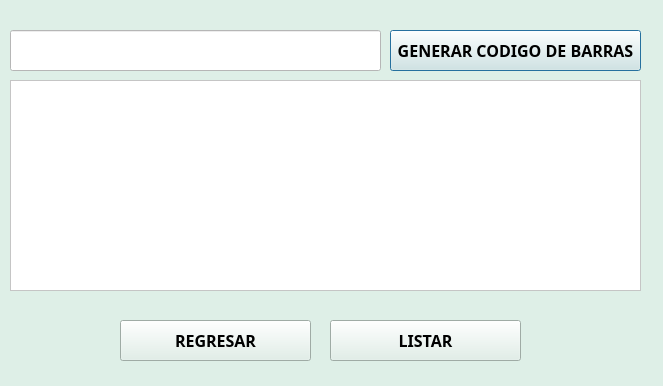
<?xml version="1.0" encoding="UTF-8"?>
<ui version="4.0">
 <class>Dialog</class>
 <widget class="QDialog" name="Dialog">
  <property name="geometry">
   <rect>
    <x>0</x>
    <y>0</y>
    <width>663</width>
    <height>386</height>
   </rect>
  </property>
  <property name="windowTitle">
   <string>Dialog</string>
  </property>
  <property name="styleSheet">
   <string notr="true">background-color: rgb(222, 239, 231);</string>
  </property>
  <widget class="QPushButton" name="btnpdf">
   <property name="geometry">
    <rect>
     <x>390</x>
     <y>30</y>
     <width>251</width>
     <height>41</height>
    </rect>
   </property>
   <property name="font">
    <font>
     <family>Hack Nerd Font Mono</family>
     <pointsize>12</pointsize>
     <bold>true</bold>
    </font>
   </property>
   <property name="text">
    <string>GENERAR CODIGO DE BARRAS</string>
   </property>
  </widget>
  <widget class="QLineEdit" name="textlenguate">
   <property name="geometry">
    <rect>
     <x>10</x>
     <y>30</y>
     <width>371</width>
     <height>41</height>
    </rect>
   </property>
   <property name="font">
    <font>
     <family>Hack Nerd Font Mono</family>
     <pointsize>12</pointsize>
     <bold>true</bold>
    </font>
   </property>
   <property name="styleSheet">
    <string notr="true">background-color: rgb(255, 255, 255);</string>
   </property>
  </widget>
  <widget class="QTableWidget" name="table">
   <property name="geometry">
    <rect>
     <x>10</x>
     <y>80</y>
     <width>631</width>
     <height>211</height>
    </rect>
   </property>
   <property name="styleSheet">
    <string notr="true">background-color: rgb(255, 255, 255);</string>
   </property>
  </widget>
  <widget class="QPushButton" name="return1">
   <property name="geometry">
    <rect>
     <x>120</x>
     <y>320</y>
     <width>191</width>
     <height>41</height>
    </rect>
   </property>
   <property name="font">
    <font>
     <family>Hack Nerd Font Mono</family>
     <pointsize>12</pointsize>
     <bold>true</bold>
    </font>
   </property>
   <property name="text">
    <string>REGRESAR</string>
   </property>
  </widget>
  <widget class="QPushButton" name="btnlist">
   <property name="geometry">
    <rect>
     <x>330</x>
     <y>320</y>
     <width>191</width>
     <height>41</height>
    </rect>
   </property>
   <property name="font">
    <font>
     <family>Hack Nerd Font Mono</family>
     <pointsize>12</pointsize>
     <bold>true</bold>
    </font>
   </property>
   <property name="text">
    <string>LISTAR</string>
   </property>
  </widget>
 </widget>
 <resources/>
 <connections/>
</ui>
